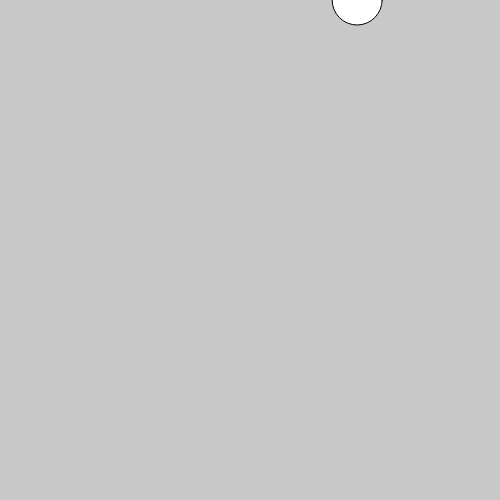
Frame 1 (no input)
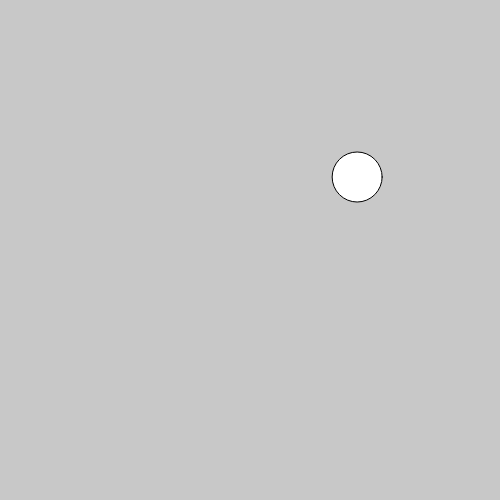
Frame 60 (no input)
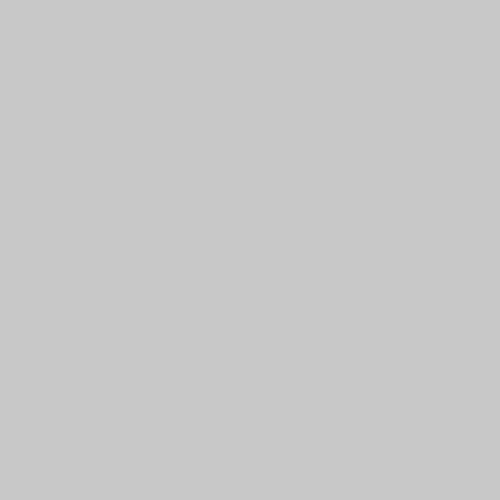
Frame 120 (the mouse pressed at the canvas centre since frame 60)

The p5.js sketch that drew these frames (run headless with seeded random() and noise() and a simulated clock; from frame 60 on, the mouse is pressed at the canvas centre):

// p5.js sketch
// ── sketch.js
// Define ball variable
var ball;

function setup() {
    // Create the canvas: https://p5js.org/reference/#/p5/createCanvas
    createCanvas(500, 500);
    // Set backround color: https://p5js.org/reference/#/p5/background
    background(200);
    // Create new ball object
    ball = new Ball();
}

function draw(){
    // Clear background
    background(200);

    // Draw and move ball object
    ball.display();
    ball.move();
}

function Ball(){
    this.pos = createVector(random(width), 0);
    this.vel = createVector(0, 0);
    this.acc = createVector(0, 9.8);

    this.move = function() {
        this.acc.normalize();
        this.acc.mult(0.1);
        this.vel.add(this.acc);
        this.pos.add(this.vel);
    }

    this.display = function(){
        fill(255);
        ellipse(this.pos.x, this.pos.y, 50, 50);
    }
}
